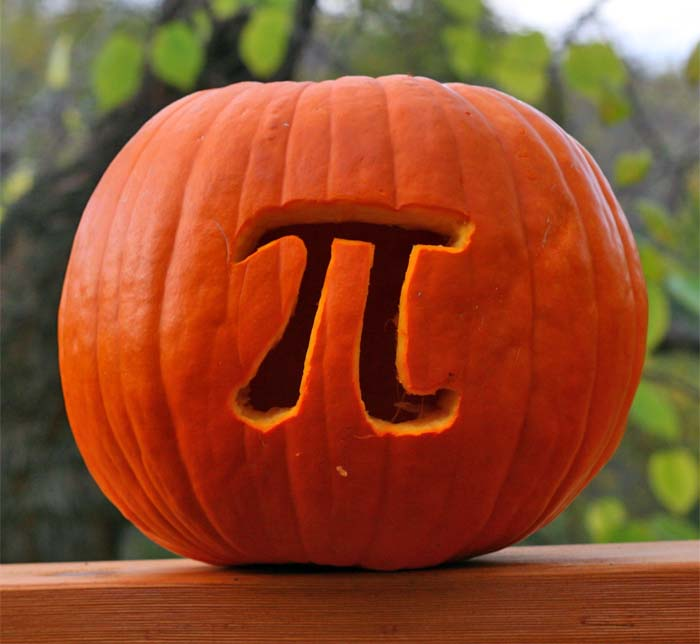
%> input picture Image Processing (MATLAB)/590-hw2/pumpkin.jpg, 700 x 644 px
$ octave untitled2.m   (GNU Octave 9; MATLAB toolbox functions it lacks are replaced by stand-ins)
%> lines starting %> are read from the running program, lines starting %| are printed output that depends on the picture
img = imread("pumpkin.jpg");
%> img is the input picture: size 644x700x3 uint8; mean R, G, B 142.9, 75.5, 44.2
subplot(2,2,1)
imshow(img);
title('Original Image');

blurImg = imgaussfilt(img,8);
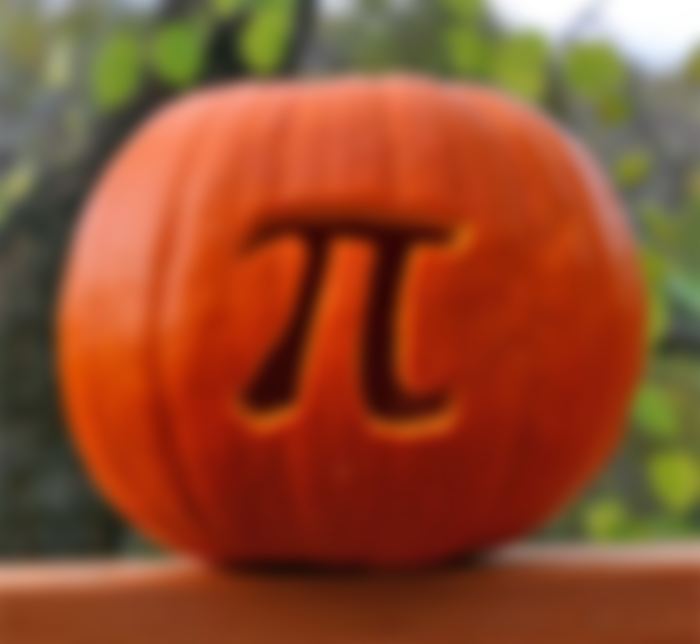
%> blurImg: size 644x700x3 uint8; mean R, G, B 143, 75.5, 44.3
subplot(2,2,2)
imshow(blurImg);
title('Blurred Image');

img1 = imadd(img,100);
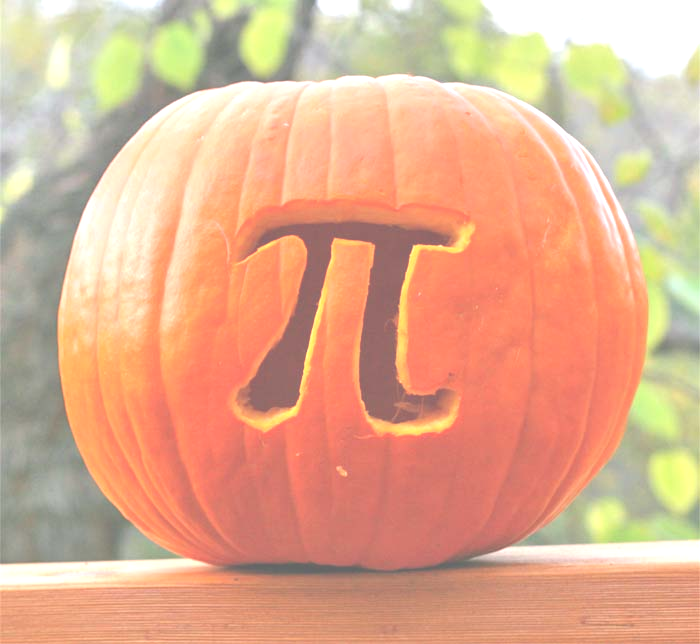
%> img1: size 644x700x3 uint8; mean R, G, B 224.4, 173.3, 142.2
subplot(2,2,3)
imshow(img1)
title('Added Scalar');

img2 = imsubtract(img,130);
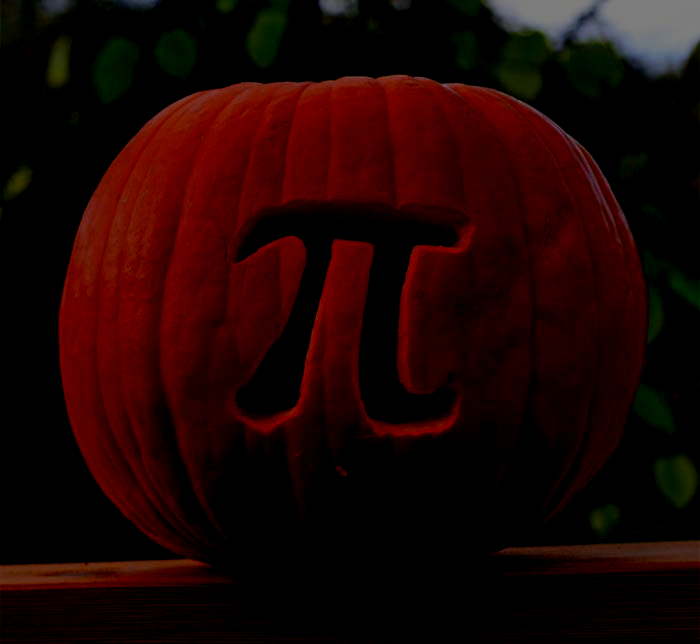
%> img2: size 644x700x3 uint8; mean R, G, B 30.1, 4.8, 3.1
subplot(2,2,4)
imshow(img2)
title('Subtracted Scalar');
